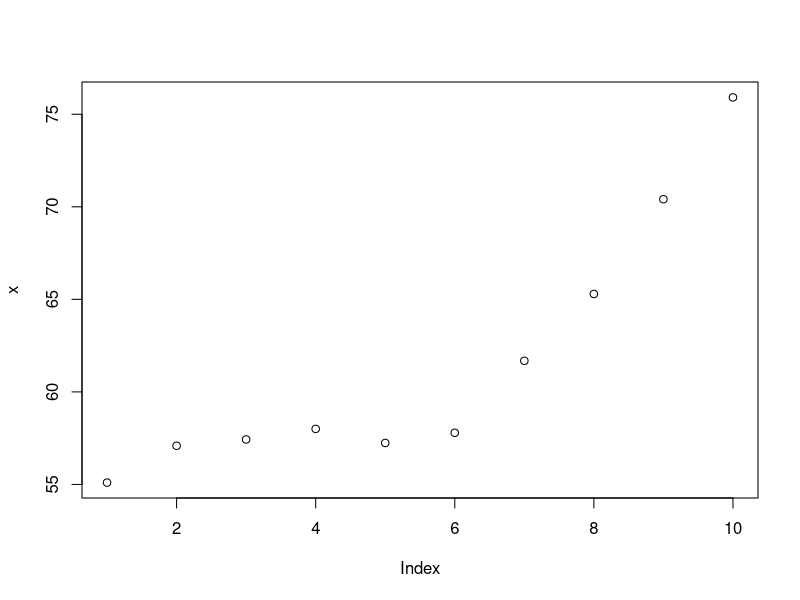
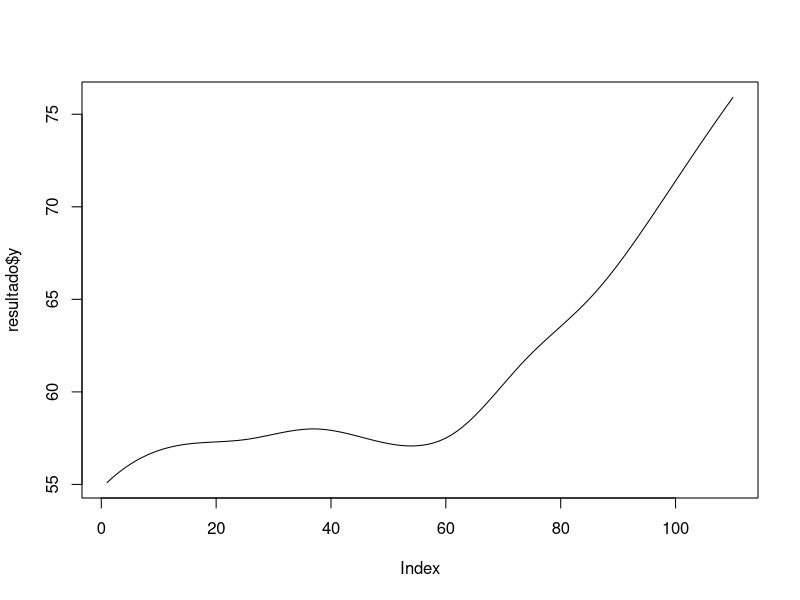

Write the R code that produced these figures, in order.
### Código para interpolar % da pop como PIA usando os censos demográficos

# Donwload do pacote qu contem a função "spline"
install.packages("stats")

#  Carregamento do pacote
library(stats)

# % da população em idade ativa. Censos de 1900 até 2010

x <- c(55.1 ,	57.09	,57.43,	58,	57.24,	57.79,	61.68,	65.29,	70.41,	75.91) # Porcentagens

num <- 2010 - 1900 # Anos


# Função SPLINE sobre para interpolar o % da pop que consistia em PIA

resultado <- spline(x , n=110)

length(resultado$y)

plot(x)
plot(resultado$y, type="l")

# Intervalo para selecionar:

num2 <- 1924 - 1900

percentage.pia <- resultado$y[num2:110] # Resultado final: série da % da pop. com idade ativa de 1924 até 2010

